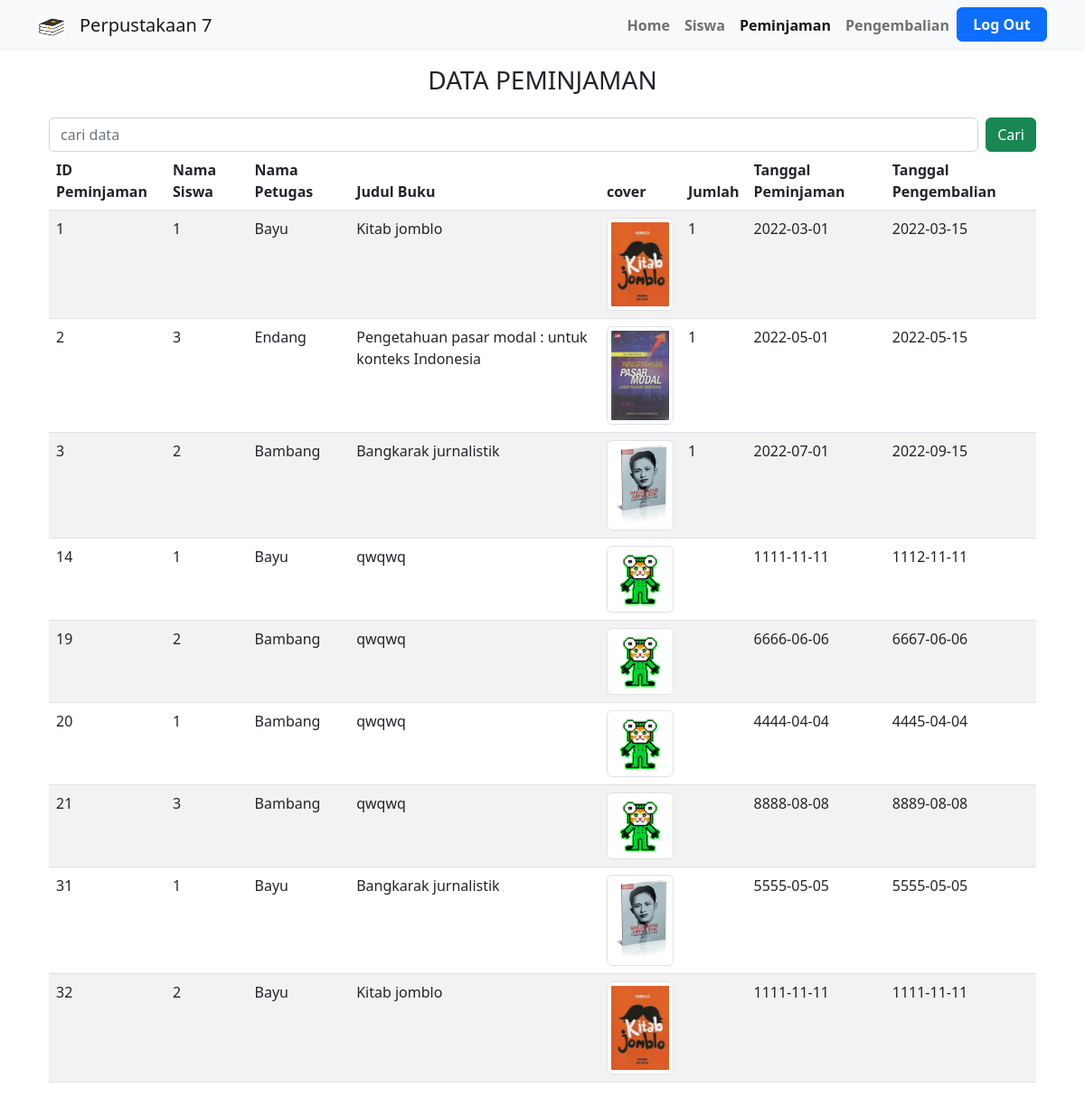
The page /data_peminjaman.php on the database its author committed.
### tables this page shows
CREATE TABLE `detail_peminjam` (
  `id_detail_peminjaman` int(11) NOT NULL,
  `id_buku` int(11) NOT NULL,
  `id_peminjam` int(11) NOT NULL,
  `kuantitas` int(2) NOT NULL
);

CREATE TABLE `peminjaman` (
  `id_peminjaman` int(11) NOT NULL,
  `id_siswa` int(11) NOT NULL,
  `id_petugas` int(11) NOT NULL,
  `id_buku` int(11) NOT NULL,
  `tanggal_peminjaman` date NOT NULL,
  `tanggal_pengembalian` date NOT NULL
);

CREATE TABLE `petugas` (
  `nip` int(11) NOT NULL,
  `nama` varchar(255) NOT NULL,
  `jenis_kelamin` enum('L','P') NOT NULL,
  `alamat` varchar(50) NOT NULL,
  `password` varchar(50) NOT NULL
);

CREATE TABLE `buku` (
  `id_buku` int(11) NOT NULL,
  `penulis` varchar(50) NOT NULL,
  `tahun` year(4) NOT NULL,
  `judul` varchar(255) NOT NULL,
  `kota` varchar(50) NOT NULL,
  `penerbit` varchar(50) NOT NULL,
  `cover` varchar(255) NOT NULL,
  `sinopsi` text NOT NULL,
  `stok` int(3) NOT NULL
);

### data_peminjaman.php (the view, shortened to what this page needs)
<?php
include "config.php";
?>
<!DOCTYPE html>
<html lang="en">
<head>
    <link rel="stylesheet" href="https://cdnjs.cloudflare.com/ajax/libs/font-awesome/6.1.2/css/all.min.css">
    <link rel="stylesheet" href="assets/bootstrap/css/bootstrap.min.css">
</head>
<body>
<nav class="navbar navbar-expand-lg bg-light">
        <div class="container">
        <a class="navbar-brand" href="#">
            <img src="assets/book-icon.png" alt="Logo" width="30" height="24">
    </a>
          <a class="navbar-brand" href="#">Perpustakaan 7</a>
          <div class="collapse navbar-collapse" id="navbarSupportedContent">
          <ul class="navbar-nav ms-auto mb-2 mb-lg-0">
              <li class="nav-item">
              <b><a class="nav-link" active aria-current="page" href="home.php">Home</a></b>
              </li>
              <li class="nav-item">
                <b><a class="nav-link" href="data_siswa.php" >Siswa</a></b>
              </li>
              <li class="nav-item">
                <b><a class="nav-link active" href="data_peminjaman.php" >Peminjaman</a></b>
              </li>
              <li class="nav-item">
                <b><a class="nav-link" href="data_pengembalian.php">Pengembalian</a></b>
              </li>
              <li class="nav-item">
              <a href="logout.php" class="btn btn-primary text-white" style="font-weight:600; width: 100px;">Log Out</a>
              </li>
            </ul>
          </div>
        </div>
      </nav>
        <div class="container mt-3">
        <h3 class="text-center">DATA PEMINJAMAN</h3>
        <div class="container mx-auto mt-4">
            <form class="d-flex" action="cari_siswa.php" method="get">
                <input class="form-control me-2" type="text" placeholder="cari data" name="cari">
                <input type="submit" value="Cari" class="btn btn-success">
    </form>
        <table class="table table-striped table-hover">
            <thead>
                <tr>
                    <th>ID Peminjaman</th>
                    <th>Nama Siswa</th>
                    <th>Nama Petugas</th>
                    <th>Judul Buku</th>
                    <th>cover</th>
                    <th>Jumlah</th>
                    <th>Tanggal Peminjaman</th>
                    <th>Tanggal Pengembalian</th>
                </tr>
            </thead>
            <tbody>
            <?php
            $ambil = mysqli_query($conn, "SELECT * FROM detail_peminjam RIGHT JOIN peminjaman ON id_peminjam = peminjaman.id_peminjaman RIGHT JOIN buku ON peminjaman.id_buku = buku.id_buku RIGHT JOIN siswa ON peminjaman.id_siswa = siswa.nis RIGHT JOIN petugas ON peminjaman.id_petugas=petugas.nip ORDER BY peminjaman.id_peminjaman ASC ;");
            while ($data = mysqli_fetch_array($ambil)) {
            ?>
            <tr>
                <td><?= $data['id_peminjaman'] ?></td>
                <td><?= $data['id_siswa'] ?></td>
                <td><?= $data['nama'] ?></td>
                <td><?= $data['judul'] ?></td>
                <td>
                <img src= "assets/cover/<?= $data['cover'] ?>" class= "img-thumbnail" alt=""
                    style="width: 100px;">
                </td>
                <td><?= $data['kuantitas'] ?></td>
                <td><?= $data['tanggal_peminjaman'] ?></td>
                <td><?= $data['tanggal_pengembalian'] ?></td>
            </tr>
            <?php
            }
            ?>
            </tbody>
        </table>
    </div>
        </div>
</body>
</html>

### rows shown on the page
detail_peminjam: id_peminjam.id_peminjaman "1", id_peminjam.id_siswa "1", petugas.nama "Bayu", id_buku.judul "Kitab jomblo", id_buku.cover (picture), kuantitas "1", id_peminjam.tanggal_peminjaman "2022-03-01", id_peminjam.tanggal_pengembalian "2022-03-15"
detail_peminjam: id_peminjam.id_peminjaman "2", id_peminjam.id_siswa "3", petugas.nama "Endang", id_buku.judul "Pengetahuan pasar modal : untuk konteks Indonesia", id_buku.cover (picture), kuantitas "1", id_peminjam.tanggal_peminjaman "2022-05-01", id_peminjam.tanggal_pengembalian "2022-05-15"
detail_peminjam: id_peminjam.id_peminjaman "3", id_peminjam.id_siswa "2", petugas.nama "Bambang", id_buku.judul "Bangkarak jurnalistik", id_buku.cover (picture), kuantitas "1", id_peminjam.tanggal_peminjaman "2022-07-01", id_peminjam.tanggal_pengembalian "2022-09-15"
peminjaman: id_peminjaman "14", id_siswa "1", id_petugas.nama "Bayu", id_buku.judul "qwqwq", id_buku.cover (picture), tanggal_peminjaman "1111-11-11", tanggal_pengembalian "1112-11-11"
peminjaman: id_peminjaman "19", id_siswa "2", id_petugas.nama "Bambang", id_buku.judul "qwqwq", id_buku.cover (picture), tanggal_peminjaman "6666-06-06", tanggal_pengembalian "6667-06-06"
peminjaman: id_peminjaman "20", id_siswa "1", id_petugas.nama "Bambang", id_buku.judul "qwqwq", id_buku.cover (picture), tanggal_peminjaman "4444-04-04", tanggal_pengembalian "4445-04-04"
peminjaman: id_peminjaman "21", id_siswa "3", id_petugas.nama "Bambang", id_buku.judul "qwqwq", id_buku.cover (picture), tanggal_peminjaman "8888-08-08", tanggal_pengembalian "8889-08-08"
peminjaman: id_peminjaman "31", id_siswa "1", id_petugas.nama "Bayu", id_buku.judul "Bangkarak jurnalistik", id_buku.cover (picture), tanggal_peminjaman "5555-05-05", tanggal_pengembalian "5555-05-05"
peminjaman: id_peminjaman "32", id_siswa "2", id_petugas.nama "Bayu", id_buku.judul "Kitab jomblo", id_buku.cover (picture), tanggal_peminjaman "1111-11-11", tanggal_pengembalian "1111-11-11"
